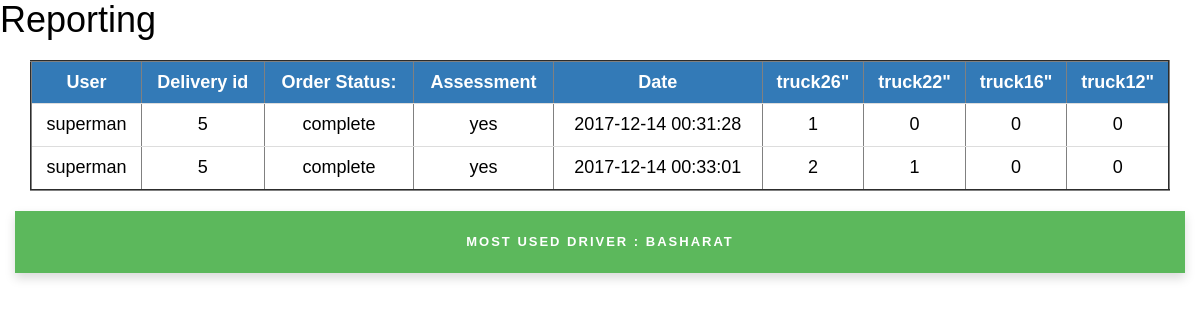
/reporting.php (signed in), run on the app's committed database.
### tables this page shows
CREATE TABLE `user` (
  `uId` int(11) NOT NULL,
  `uName` varchar(255) NOT NULL,
  `uEmail` varchar(255) NOT NULL,
  `uAddress` varchar(255) NOT NULL,
  `uUsername` varchar(255) NOT NULL,
  `uPassword` varchar(255) NOT NULL,
  `phone` int(13) NOT NULL,
  `uDate` timestamp NOT NULL DEFAULT CURRENT_TIMESTAMP
);

CREATE TABLE `booking` (
  `bId` int(11) NOT NULL,
  `uId` int(11) NOT NULL,
  `dId` int(11) NOT NULL,
  `orderStatus` varchar(255) NOT NULL,
  `assessment` varchar(255) NOT NULL,
  `date` timestamp NOT NULL,
  `truck40` int(11) DEFAULT NULL,
  `truck20` int(11) DEFAULT NULL,
  `truckMazda` int(11) DEFAULT NULL,
  `truckShezore` int(11) DEFAULT NULL,
  `truckSuzuki` int(11) DEFAULT NULL
);

CREATE TABLE `deliverer` (
  `dId` int(11) NOT NULL,
  `dName` varchar(255) NOT NULL,
  `dUsername` varchar(255) NOT NULL,
  `dPassword` varchar(255) NOT NULL,
  `phone` int(13) NOT NULL
);

### reporting.php (the view, shortened to what this page needs)
<?php include("connection.php");
@include("session_admin.php"); ?>
<!DOCTYPE HTML>
<html>
<head>
	<link href="fonts/mainfont.css" rel="stylesheet">
	<link rel="stylesheet" href="css/animate.css">
	<link rel="stylesheet" href="css/icomoon.css">
	<link rel="stylesheet" href="css/themify-icons.css">
	<link rel="stylesheet" href="css/bootstrap.css">
	<link rel="stylesheet" href="css/magnific-popup.css">
	<link rel="stylesheet" href="css/owl.carousel.min.css">
	<link rel="stylesheet" href="css/owl.theme.default.min.css">
	<link rel="stylesheet" href="css/style.css">
</head>
<body>
	<h1>Reporting</h1>
	<div class="container">
		<div class="form-group row">
			<div class="container">
				<table  class="table" border="2">
					<tr>
						<th class='bg-primary text-center' >User</th>
						<th class='bg-primary text-center'>Delivery id</th>
						<th class='bg-primary text-center'>Order Status:</th>
						<th class='bg-primary text-center'>Assessment</th>
						<th class='bg-primary text-center'>Date</th>
						<th class='bg-primary text-center'>truck26"</th>
						<th class='bg-primary text-center'>truck22"</th>
						<th class='bg-primary text-center'>truck16"</th>
						<th class='bg-primary text-center'>truck12"</th>
					</tr>
					<?php
					$result="select * from booking";
					$runner=mysqli_query($con,$result);
					while($row=$data = mysqli_fetch_assoc($runner)){
						$ouruid=$row['uId'];
						$result2=mysqli_query($con,"select * from user WHERE uId='$ouruid'");
						while($row2=$data2 = mysqli_fetch_assoc($result2)){
							echo "<tr><td class='text-center'> ".$row2['uName']."</td>";
						}
						echo "
						<td class='text-center'> ".$row['dId']."</td>
						<td class='text-center'> ".$row['orderStatus']."</td>
						<td class='text-center'> ".$row['assessment']."</td>
						<td class='text-center'> ".$row['date']."</td>
						<td class='text-center'> ".$row['truck40']."</td>
						<td class='text-center'> ".$row['truck20']."</td>
						<td class='text-center'> ".$row['truckMazda']."</td>
						<td class='text-center'> ".$row['truckShezore']."</td>"
						;
						echo "</tr>";
					}
					?>
				</table>
			</div>
		<div class="btn btn-block btn-success text-center">Most used driver :
<?php
$query4="SELECT dId FROM `booking` GROUP BY `dId` ORDER BY COUNT(*) DESC
    LIMIT    1; ";
$result4=mysqli_query($con,$query4);
while ($row = $result4->fetch_assoc()) {
							$value=(int)$row['dId'];
						}
						$query5="SELECT * from deliverer where dId='$value'; ";
$result5=mysqli_query($con,$query5);
while ($row = $result5->fetch_assoc()) {
							echo $row['dName'];
						}
 ?>
		</div>
		</div>
	</body>
	</html>

### css/style.css (style rules this page uses)
body { font-family: "Raleway", Arial, sans-serif; font-weight: 400; font-size: 18px; line-height: 1.7; color: black; background: #fff; }
h1, h2, h3, h4, h5, h6, figure { color: #000; font-family: "Raleway", Arial, sans-serif; font-weight: 400; margin: 0 0 20px 0; }
.btn { margin-right: 4px; margin-bottom: 4px; font-family: "Raleway", Arial, sans-serif; font-size: 13px; font-weight: 700 !important; -webkit-border-radius: 0px; -moz-border-radius: 0px; -ms-border-radius: 0px; border-radius: 0px; letter-spacing: 2px; -webkit-transition: 0.5s; -o-transition: 0.5s; transition: 0.5s; padding: 20px 30px; text-transform: uppercase; text-shadow: none !important; -webkit-box-shadow: 0px 5px 10px 0px rgba(0, 0, 0, 0.15); -moz-box-shadow: 0px 5px 10px 0px rgba(0, 0, 0, 0.15); box-shadow: 0px 5px 10px 0px rgba(0, 0, 0, 0.15); }
.btn-success { background: #5cb85c; color: #fff; border: 2px solid #5cb85c; }

### data on the page
booking: dId "5", orderStatus "complete", assessment "yes", date "2017-12-14 00:31:28", truck40 "1", truck20 "0", truckMazda "0", truckShezore "0"
user: uName "superman"
booking: dId "5", orderStatus "complete", assessment "yes", date "2017-12-14 00:33:01", truck40 "2", truck20 "1", truckMazda "0", truckShezore "0"
deliverer: dName "BASHARAT"
